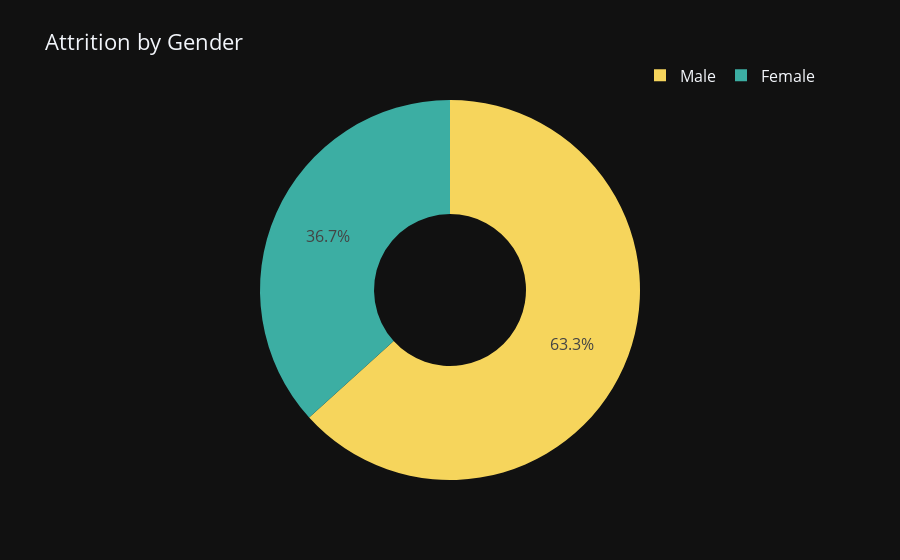

The code cell stored with this chart in its notebook:
### Code cell
attrition_by = attr_data.groupby(['Gender']).size().reset_index(name='count')
attrition_by

# Create a donut chart
fig = go.Figure(data=[go.Pie(
    labels=attrition_by['Gender'],
    values=attrition_by['count'],
    hole=0.4,
    marker=dict(colors=['#3CAEA3', '#F6D55C']),
    textposition='inside'
)])

# Update the layout
fig.update_layout(title='Attrition by Gender', font=dict(size=16), legend=dict(
    orientation="h", yanchor="bottom", y=1.02, xanchor="right", x=1
))

# Show the chart
fig.show()

### Figure 1 — Plotly figure (JSON) as saved in the notebook; plotly's stock layout.template omitted (floating-point values rounded to 4 significant figures)
{"data": [{"hole": 0.4, "labels": ["Female", "Male"], "marker": {"colors": ["#3CAEA3", "#F6D55C"]}, "textposition": "inside", "type": "pie", "values": [87, 150]}], "layout": {"autosize": true, "font": {"size": 16}, "legend": {"orientation": "h", "x": 1, "xanchor": "right", "y": 1.02, "yanchor": "bottom"}, "title": {"text": "Attrition by Gender"}}}
